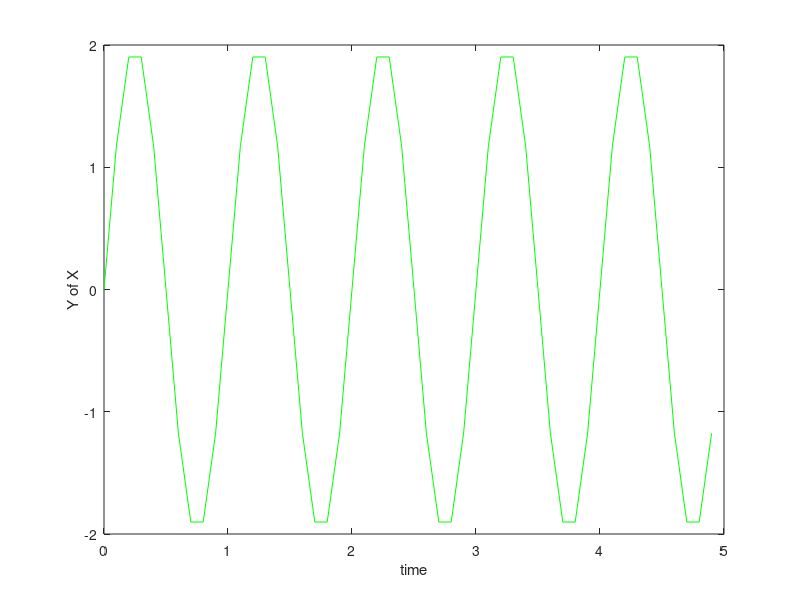

This figure's MATLAB source: (Note: this script raises an error after producing the figure.)
%% Intro Part 1
accel = 1.5;
mass = 20;
vel_light = 2.99792e8; %Scientific Notation
force = mass*accel;

% Creating Character Array (string)
label_N = 'North';
label_S = 'South';
label_E = 'East';
label_W = 'West';

% Convert a number to character array
MyNum = 225; %Number stored as a double
MyNumStr = num2str(MyNum); %use nùm2str (number 2 string) to convert double to characters

%% Display

% input() is used to obtain an input from user on Command Line.
x = input ('Please enter a number');
%or
str0 = input('Please enter a word', 's');


%{disp() function is used to display a variable or text string on the Command Line. The syntax for this could be: disp(x)}
% To output a text string to the command line you could use:
disp('Hello World!')
str1 = ['The answer is: ' num2str(x)];
disp(str1)

% fprintf() is similar to disp() but allows more control on format.
fprintf('%1.2f\n' , x)

% Numeric Arrayss (similar to matrices)
speed = [0 1 2.6 3.11 7]; %Horizontal Array
speed1 = [ 0; 1; 2.6; 3.11; 7;]; %Vertical Array

%% Array

%Monotonically Increasing Array
% x = start:increment:end; %Monotonically increasing array
% time 0:0.1:10; 0-10 seconds
% time = linspace(0,10,101) 

t = 0:0.1:5-0.1;
x = 2*sin(2*pi*t);

figure(1) %Generates Figure Window
plot(t, x, 'g') %plot() plots data x at time with t. 'g' changes graph colour

%Labels Colour
xlabel('time')
ylabel('Y of X')

%%  Import Data
clear

[num, txt, raw] = xlsread("Buildings.xlsx");

[x, fs] = audioread("gameover.wav");
soundsc(x, 30000)






%% Activity 1

Force = 1000;
Mass = 20;
Accel = Force / Mass; 

%% Activity 2

Height = 9;
Base = 10;
T_Area = 1/2 * Base * Height; 
disp('')
disp('Your Triangle Area Calculator')
b = input('Please enter a Base value: ');
h = input('Please enter a Height Value: ');
b_base = 0.5 * b * h;

str2 = ['Your Area is: ' num2str(b_base)];
disp(str2)

%% Activity 3

Adjacent = 13;
Opposite = 4;


A_Angle = (180 * tan(Opposite / Adjacent)) / pi;

%% Activity 4


x = 0:0.01:5;

%y = sin(6 * pi * x - (pi / 2));

%y = exp(-3*x); % exp() - everything in power must go in bracket

y = log(0.1*x);

figure(1)
plot(x, y, 'r')
xlabel('a_T_i_m_e', 'FontSize', 18)
ylabel('sin_\Theta', 'FontSize',14)

%% Activity 5 Import Excel

clear

[num, text, raw] = xlsread("Buildings.xlsx");


figure(1)

plot(x(:,1), x(:,2), '*');












